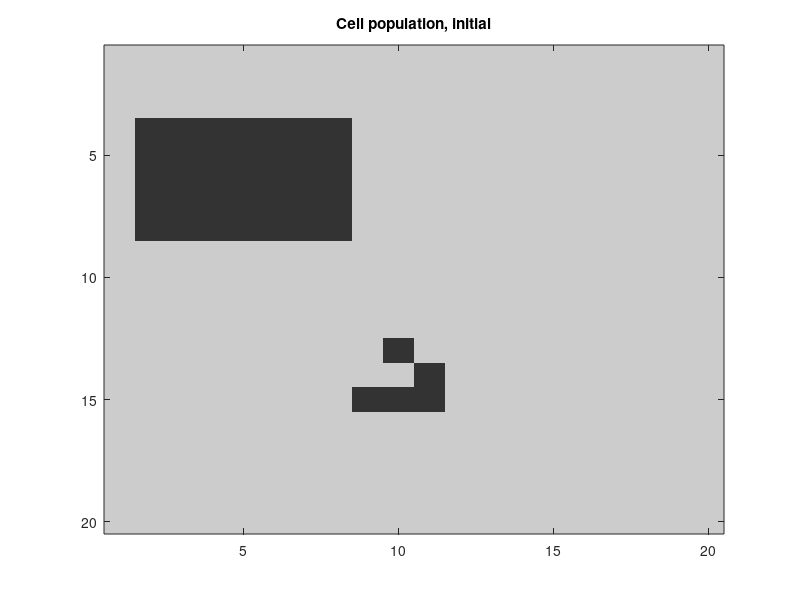

Here is the MATLAB script that generated this plot: (Note: this script raises an error after producing the figure.)
clear; close all; clc

%% Cell life algorithm:
% Based on an initial environment, with nline lines and ncol columns.
% Cells are randomly initialized.
% If a cell is surrounded by less than mincell, it dies.
% If a cell is surrounded by more than maxcell, it dies.
% Otherwise, a new cell is created, randomly, near the old cell.


%% Parameters:
nline = 20;
ncol = 20;
epoch = 2;
timer = 0.000001;
mincell = 2;
maxcell = 3;


%% Initializing environment:
envi = round(rand(nline, ncol)); % random initialization
envi = zeros(nline, ncol);
envi(floor(nline/3)-floor(nline/10):floor(nline/3)+floor(nline/9), ...
     floor(ncol/3)-floor(ncol/5):floor(ncol/3)+floor(ncol/8)) = 1; %location
envi(floor(nline/2)+floor(nline/4), floor(ncol/2)-1:floor(ncol/2)+1) = 1;
envi(floor(nline/2)-1+floor(nline/4), floor(ncol/2)+1) = 1;
envi(floor(nline/2)-2+floor(nline/4), floor(ncol/2)) = 1;
enviI = envi;


%% Algorithm:
figure
image(envi, "CDataMapping", "scaled")
title('Cell population, initial')
blackwhite = [(0.8:-0.001:0.2)', (0.8:-0.001:0.2)', (0.8:-0.001:0.2)']; 
colormap(gca, blackwhite);
c = colormap;

for k = 1:epoch
    % Random update:
    R = randperm(nline*ncol);
    for d = 1:nline*ncol
        i = mod(R(d), nline);
        if i == 0
            i = nline;
        end
        j = ceil(R(d) / nline);
        if sum(envi(:)) == 0
            break
        end
        [indice, value] = fNeighbours(envi, i, j);
        if sum(value) < mincell || sum(value) > maxcell
            envi(i, j) = 0;
        elseif sum(value) == 3
            envi(i, j) = 1;
        end
    end
    pause(timer);
    image(envi, "CDataMapping", "scaled")
    title(['Cell population, epoch: ', num2str(k)])
    blackwhite = [(0.8:-0.001:0.2)', (0.8:-0.001:0.2)', (0.8:-0.001:0.2)']; 
    colormap(gca, blackwhite);
    c = colormap;
end




% for k = 1:epoch
%     % Random update:
%     R = randperm(nline*ncol);
%     for d = 1:nline*ncol
%         i = mod(R(d), nline);
%         if i == 0
%             i = nline;
%         end
%         j = ceil(R(d) / nline);
%         if sum(envi(:)) == 0
%             break
%         end
%         if envi(i, j) == 1
%             [indice, value] = fNeighbours(envi, i, j);
%             if sum(value) >= mincell && sum(value) <= maxcell
%                 nullval = (value == 0) .* 1;
%                 potential = indice .* nullval;
%                 onepot = find(potential == 1);
%                 if isempty(onepot) == 1
%                     break
%                 end
%                 select = randperm(length(onepot));
%                 keep = onepot(select(1));
%                 [it, jt] = fChange(keep);
%                 envi(i+it, j+jt) = 1;
%             else
%                 envi(i, j) = 0;
%             end
%         end
%     end
%     pause(timer);
%     image(envi, "CDataMapping", "scaled")
%     title(['Cell population, epoch: ', num2str(k)])
%     blackwhite = [(0.8:-0.001:0.2)', (0.8:-0.001:0.2)', (0.8:-0.001:0.2)']; 
%     colormap(gca, blackwhite);
%     c = colormap;
% end



% for k = 1:epoch
%     % Random update:
%     iR = randperm(nline);
%     jR = randperm(ncol);
%     % Death of cells:
%     enviD = zeros(nline, ncol);
%     for i = 1:nline
%         for j = 1:ncol
%             if envi(iR(i), jR(j)) == 1
%                 [~, value] = fNeighbours(envi, iR(i), jR(j));
%                 if sum(value) >= mincell && sum(value) <= maxcell
%                     enviD(iR(i), jR(j)) = 1;
%                 end
%             end
%         end
%     end
%     % Creation of new cells:
%     enviN = enviD;
%     for i = 1:nline
%         for j = 1:ncol
%             if enviD(iR(i), jR(j)) == 1
%                 [indice, value] = fNeighbours(enviN, iR(i), jR(j));
%                 nullval = (value == 0) .* 1;
%                 potential = indice .* nullval;
%                 onepot = find(potential == 1);
%                 if isempty(onepot) == 1
%                     break
%                 end
%                 select = randperm(length(onepot));
%                 keep = onepot(select(1));
%                 [it, jt] = fChange(keep);
%                 enviN(iR(i)+it, jR(j)+jt) = 1;
%             end
%         end
%     end
%     envi = enviN;
%     pause(timer);
%     image(envi, "CDataMapping", "scaled")
%     title(['Cell population, epoch: ', num2str(k)])
%     blackwhite = [(0.8:-0.001:0.2)', (0.8:-0.001:0.2)', (0.8:-0.001:0.2)']; 
%     colormap(gca, blackwhite);
%     c = colormap;
% end
                    




% for k = 1:epoch
%     enviN = zeros(nline+2, ncol+2);
%     enviT = zeros(nline+2, ncol+2);
%     enviT(2:end-1, 2:end-1) = envi;
%     enviT(2:end-1, 1) = envi(:, end);
%     enviT(2:end-1, end) = envi(:, 1);
%     enviT(1, :) = enviT(end-1, :);
%     enviT(end, :) = enviT(2, :);
%     for i = 2:nline+1
%         for j = 2:ncol+1
%             entou = enviT(i-1:i+1, j-1:j+1);
%             if sum(entou(:)) > 1 && sum(entou(:)) < 6
%                 % Keeping the cell:
%                 enviN(i, j) = 1;
%                 % Creating new random cell:
%                 newcell = 0;
%                 count = 0;
%                 while newcell == 0 && count < 100
%                     inew = randperm(3)-2;
%                     it = inew(1);
%                     jnew = randperm(3)-2;
%                     jt = jnew(1);
%                     if enviT(i+it, j+jt) == 0 && enviN(i+it, j+jt) == 0
%                         newcell = 1;
%                     end
%                     count = count + 1;
%                 end
%                 enviN(i+it, j+jt) = 1;
%                 enviN(2, :) = enviN(end, :);
%                 enviN(end-1, :) = enviN(1, :);
%                 enviN(:, 2) = enviN(:, end);
%                 enviN(:, end-1) = enviN(:, 1);
%             end
%         end
%     end
%     envi = enviN(2:end-1, 2:end-1);
%     pause(timer);
%     image(envi, "CDataMapping", "scaled")
%     title(['Cell population, epoch: ', num2str(k)])
%     blackwhite = [(0.8:-0.001:0.2)', (0.8:-0.001:0.2)', (0.8:-0.001:0.2)']; 
%     colormap(gca, blackwhite);
%     c = colormap;
% end

figure
subplot(1, 2, 1)
image(enviI, "CDataMapping", "scaled")
title('Cell population, epoch: 0')
blackwhite = [(0.8:-0.001:0.2)', (0.8:-0.001:0.2)', (0.8:-0.001:0.2)']; 
colormap(gca, blackwhite);
c = colormap;
subplot(1, 2, 2)
image(envi, "CDataMapping", "scaled")
title('Cell population, epoch: end')
blackwhite = [(0.8:-0.001:0.2)', (0.8:-0.001:0.2)', (0.8:-0.001:0.2)']; 
colormap(gca, blackwhite);
c = colormap;
    







function [indice, value] = fNeighbours(A, i, j)
% Function that returns the neighbours of a value in a matrix.
% indice is under the form:
% 1 | 2 | 3
% 4 | * | 5
% 6 | 7 | 8
% or:
% * | 5
% 7 | 8
% or:
% 1 | 2 
% 4 | *
% And value is the values associated, for instance [1, 1, 0, 1, 0, 0, 0, 0].
    [n, m] = size(A);
    if i == 1 && j == 1
        indice = [0, 0 ,0, 0, 1, 0, 1, 1];
        value = [0, 0, 0, 0, A(i, j+1),  0, A(i+1, j), A(i+1, j+1)];
    elseif i == 1 && j == m
        indice = [0, 0 ,0, 1, 0, 1, 1, 0];
        value = [0, 0, 0, A(i, j-1), 0,  A(i+1, j-1), A(i+1, j), 0];
    elseif i == n && j == 1
        indice = [0, 1 ,1, 0, 1, 0, 0, 0];
        value = [0, A(i-1, j), A(i-1, j+1), 0, A(i, j+1),  0, 0, 0];
    elseif i == n && j == m
        indice = [1, 1 ,0, 1, 0, 0, 0, 0];
        value = [A(i-1, j-1), A(i-1, j), 0, A(i, j-1), 0,  0, 0, 0];
    elseif i == 1 && j ~= 1 && j ~= m
        indice = [0, 0 ,0, 1, 1, 1, 1, 1];
        value = [0, 0, 0, A(i, j-1), A(i, j+1),  ...
                 A(i+1, j-1), A(i+1, j), A(i+1, j+1)];
    elseif i == n && j ~= 1 && j ~= m
        indice = [1, 1 ,1, 1, 1, 0, 0, 0];
        value = [A(i-1, j-1), A(i-1, j), A(i-1, j+1), A(i, j-1), A(i, j+1), ...
                 0, 0, 0];
    elseif i ~= 1 && i ~= n && j == 1
        indice = [0, 1 ,1, 0, 1, 0, 1, 1];
        value = [0, A(i-1, j), A(i-1, j+1), 0, A(i, j+1),  ...
                 0, A(i+1, j), A(i+1, j+1)];
    elseif i ~= 1 && i ~= n && j == m
        indice = [1, 1 ,0, 1, 0, 1, 1, 0];
        value = [A(i-1, j-1), A(i-1, j), 0, A(i, j-1), 0,  ...
                 A(i+1, j-1), A(i+1, j), 0];
    else 
        indice = [1, 1, 1, 1, 1, 1, 1, 1];
        value = [A(i-1, j-1), A(i-1, j), A(i-1, j+1), ...
                 A(i, j-1), A(i, j+1), ...
                 A(i+1, j-1), A(i+1, j), A(i+1, j+1)];
    end
end

function [it, jt] = fChange(n)
% Function that returns the position of the new value based on n.
    if n == 1
        it = -1; jt = -1;
    elseif n == 2
        it = -1; jt = 0;
    elseif n == 3
        it = -1; jt = +1;
    elseif n == 4
        it = 0; jt = -1;
    elseif n == 5
        it = 0; jt = +1;
    elseif n == 6
        it = +1; jt = -1;
    elseif n == 7
        it = +1; jt = 0;
    elseif n == 8
        it = +1; jt = +1;
    end
end

